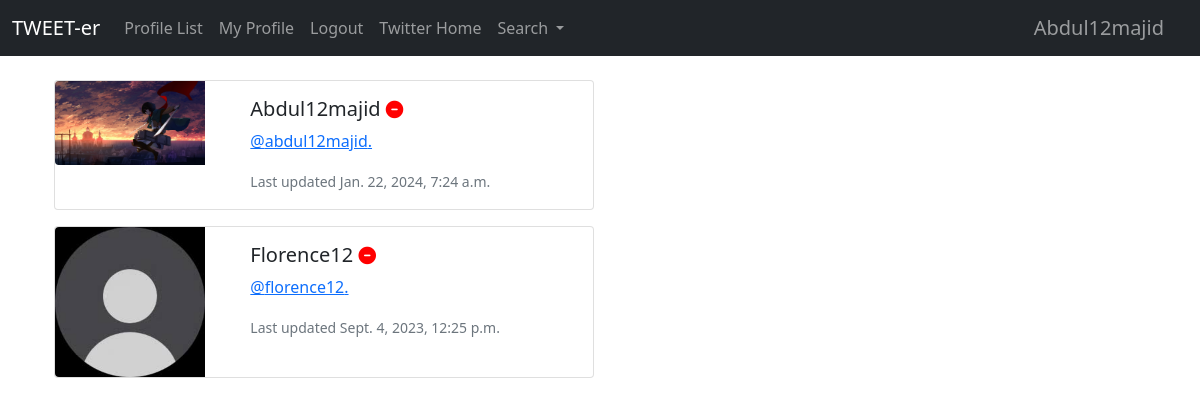
/followers/1 (signed in), run on the app's committed database.
### tweet/models.py (models this page shows, shortened)
class Profile(models.Model):
	user=models.OneToOneField(User, on_delete=models.CASCADE)
	follows=models.ManyToManyField('self', related_name='followed_by', symmetrical=False, blank=True)
	date_modified=models.DateTimeField(User, auto_now=True)
	profile_image=models.ImageField(null=True, blank=True, upload_to='images/')
	profile_bio=models.CharField(null=True, blank=True, max_length=500)
	profile_link=models.CharField(null=True, blank=True, max_length=100)

### tweet/views.py (the view)
# urls.py: path('followers/<int:pk>', views.followers, name='followers'),
def followers(request, pk):
	if request.user.is_authenticated:
		profile=Profile.objects.get(user_id=pk)
		return render(request, 'followers.html', {'profile':profile})
	else:
		messages.success(request, ('login to see who follows you'))
		return redirect('home')

### tweet/templates/followers.html
{% extends 'base.html' %}
{% load static %}
{% block content %}
{% if profile %}
 {% for profiles in profile.followed_by.all %}
 <div class="card mb-3" style="max-width: 540px;">
  <div class="row g-0">
    <div class="col-md-4">
      {% if profiles.profile_image %}
      <img src="{{ profiles.profile_image.url }}" width=150 height=150 class="img-fluid rounded-start" alt="{{ profiles.profile_image }}">
      {% else %}
      <img src="{% static 'image/user.jpg' %}" width=150 height=150 class="img-fluid rounded-start" alt="Profile Pic">
      {% endif %}
    </div>
    <div class="col-md-8">
      <div class="card-body">
        <h5 class="card-title">{{profiles.user.username}}
        	{% if profiles in profile.follows.all %}
        	<a href="{% url 'unfollow' profiles.user.id %}">
                        <i class="fa fa-circle-minus small" style="color:red;"></i>
                    </a>
            {% else %}
            <a href="{% url 'follow' profiles.user.id %}">
                        <i class="fa fa-user-plus small" style="color:blue;"></i>
                    </a>
            {% endif %}
        </h5>
        <p class="card-text"><a href="{% url 'profile' profile.user.id %}">@{{profiles.user.username | lower }}.</a></p>
        <p class="card-text"><small class="text-muted">Last updated {{profiles.date_modified}}</small></p>
      </div>
    </div>
  </div>
</div>
 {% endfor %}
{% endif %}
{% endblock %}

### tweet/templates/navbar.html (shortened to what this page needs)
<nav class="navbar navbar-expand-lg navbar-dark bg-dark">
  <div class="container-fluid">
    <a class="navbar-brand" href="/">TWEET-er</a>
    <div class="collapse navbar-collapse" id="navbarSupportedContent">
      <ul class="navbar-nav me-auto mb-2 mb-lg-0">
        {% if user.is_authenticated %}
        <li class="nav-item">
          <a class="nav-link" href="/profile_list">Profile List</a>
        </li>
        <li class="nav-item">
          <a class="nav-link" href="{% url 'profile' request.user.id %}">My Profile</a>
        </li>
        <li class="nav-item">
          <a class="nav-link" href="{% url 'logout' %}">Logout</a>
        </li>
        <li class="nav-item">
          <a class="nav-link" href="{% url 'twitter' %}">Twitter Home</a>
        </li>
        <li class="nav-item dropdown">
          <a class="nav-link dropdown-toggle" href="#" role="button" data-bs-toggle="dropdown" aria-expanded="false">
            Search
          </a>
        </li>
        {% endif %}
      </ul>
      {% if user.is_authenticated %}
        <ul class='navbar-nav ml-auto'>
          <li class="nav-link navbar-brand">
            {{user}}
          </li>
        </ul>
      {% endif %}
    </div>
  </div>
</nav>

### data on the page
Profile: profile_image (picture), user.username "Abdul12majid", user.username "abdul12majid", date_modified "Jan. 22, 2024, 7:24 a.m."
Profile: user.username "Florence12", user.username "florence12", date_modified "Sept. 4, 2023, 12:25 p.m."

### other printed values
{{ user }} "Abdul12majid"
